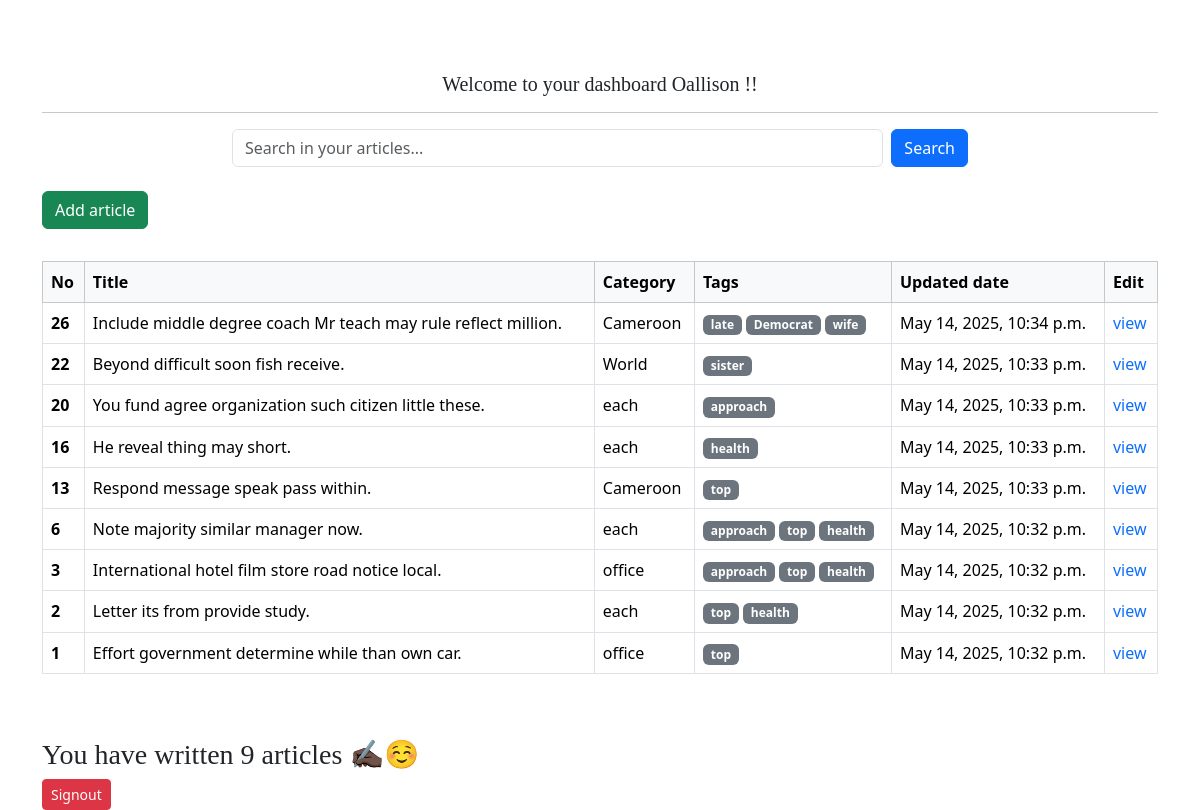
The page /writer-dashboard/ (signed in) on the database its author committed.
### blogs/models.py (models this page shows, shortened)
class Article(models.Model):
    author = models.ForeignKey(Writer, on_delete=models.SET_NULL, null=True, blank= True)
    category = models.ForeignKey(Category,on_delete=models.SET_NULL, null=True, blank= True)
    title = models.CharField(max_length=255)
    slug = models.SlugField(max_length=255, unique=True, blank=True)
    thumbnail = models.ImageField(upload_to='articles/thumbnails/', height_field=None, width_field=None, max_length=None)
    content = RichTextField()
    tags = models.ManyToManyField(Tag)
    deleted_at = models.DateTimeField(auto_now_add=True)
    updated_at = models.DateTimeField(auto_now=True)

class Category(models.Model):
    title = models.CharField(max_length=255)
    slug = models.SlugField(max_length=255, unique=True, blank=True)
    description = models.CharField(max_length=255)
    deleted_at = models.DateTimeField(auto_now_add=True)
    updated_at = models.DateTimeField(auto_now=True)
    def __str__(self):
        return self.title
    class Meta:
        verbose_name_plural = "Categories"

class Tag(models.Model):
    name = models.CharField(max_length=250)
    slug = models.SlugField(max_length=255, unique=True, blank=True)

### blogs/views.py (the view)
# urls.py: path('writer-dashboard/', views.writer_dashboard, name='writer-dashboard'),
@login_required(login_url='login')
def writer_dashboard(request):
    writer = Writer.objects.get(user=request.user)
    search_query = request.GET.get('search', '').strip()
    if search_query:
        articles = Article.objects.filter(
            author=writer
        ).filter(
            Q(title__icontains=search_query) |
            Q(content__icontains=search_query) |
            Q(tags__name__icontains=search_query)
        ).distinct().order_by('-updated_at')
    else:
        articles = Article.objects.filter(author=writer).order_by('-updated_at')
    context = {
        'articles': articles,
        'search_query': search_query,
        'hide_navbar': True,
        'hide_footer': True
    }
    return render(request, 'blogs/writer-dashboard.html', context)

### blogs/context_processors.py (called while the page is built)
def categories_processor(request):
    categories= Category.objects.all()
    return {'categories': categories}

### blogs/templates/blogs/writer-dashboard.html (shortened to what this page needs)
{% extends "blogs/base.html" %}
{% block content %}
<div class="container mt-5">
    <br>
    <h5 class="text-center"> Welcome to your dashboard {{user.username|capfirst}} !!</h5>
    <hr>
    <div class="row mb-4">
        <div class="col-md-8 mx-auto">
            <form method="GET" class="d-flex">
                <input type="text" name="search" class="form-control me-2" placeholder="Search in your articles..." value="{{ search_query }}">
                <button type="submit" class="btn btn-primary">Search</button>
            </form>
        </div>
    </div>
    <a href="{% url 'create-article' %}" class="btn btn-success mb-3">Add article</a>
    <div class="table-responsive w-100">
        <table class="table table-hover table-bordered mt-3 w-100">
            <thead class="table-light">
                <tr>
                    <th scope="col">No</th>
                    <th scope="col">Title</th>
                    <th scope="col">Category</th>
                    <th scope="col">Tags</th>
                    <th scope="col">Updated date</th>
                    <th scope="col">Edit</th>
                </tr>
            </thead>
            <tbody>
                {% if articles %}
                    {% for article in articles %}
                        <tr>
                            <th scope="row">{{article.id}}</th>
                            <td>{{article.title}}</td>
                            <td>{{article.category}}</td>
                            <td>
                                {% for tag in article.tags.all %}
                                    <span class="badge bg-secondary">{{tag.name}}</span>
                                {% endfor %}
                            </td>
                            <td>{{article.updated_at}}</td>
                            <td><a href="{% url 'update-article' article.slug %}" >view</a></td>
                        </tr>
                    {% endfor %}
                {% else %}
                    <tr>
                        <td colspan="6" class='text-center'>No articles found</td>
                    </tr>
                {% endif %}
            </tbody>
        </table>
    </div>
    {% if articles %}
        <h3 class="mt-5"> You have written {{articles|length}} articles ✍🏿☺️ </h3>
    {% endif %}
    <button class="btn btn-sm btn-danger" ><a href="{% url 'logout' %}" class="text-white">Signout</a></button>
</div>
{% endblock %}

### blogs/static/blogs/style.css (style rules this page uses)
h1, h2, h3, h4, h5, h6 { font-family: "Playfair Display", Georgia, "Times New Roman", serif; }
a { text-decoration: none; }

### rows shown on the page
Article: id "26", title "Include middle degree coach Mr teach may rule reflect million.", category "Cameroon", updated_at "May 14, 2025, 10:34 p.m."
Tag: name "late"
Tag: name "Democrat"
Tag: name "wife"
Article: id "22", title "Beyond difficult soon fish receive.", category "World", updated_at "May 14, 2025, 10:33 p.m."
Tag: name "sister"
Article: id "20", title "You fund agree organization such citizen little these.", category "each", updated_at "May 14, 2025, 10:33 p.m."
Tag: name "approach"
Article: id "16", title "He reveal thing may short.", category "each", updated_at "May 14, 2025, 10:33 p.m."
Tag: name "health"
Article: id "13", title "Respond message speak pass within.", category "Cameroon", updated_at "May 14, 2025, 10:33 p.m."
Tag: name "top"
Article: id "6", title "Note majority similar manager now.", category "each", updated_at "May 14, 2025, 10:32 p.m."
Article: id "3", title "International hotel film store road notice local.", category "office", updated_at "May 14, 2025, 10:32 p.m."
Article: id "2", title "Letter its from provide study.", category "each", updated_at "May 14, 2025, 10:32 p.m."
Article: id "1", title "Effort government determine while than own car.", category "office", updated_at "May 14, 2025, 10:32 p.m."

### other values the page prints
{{ user.username|capfirst }} "Oallison"
{{ articles|length }} "9"
